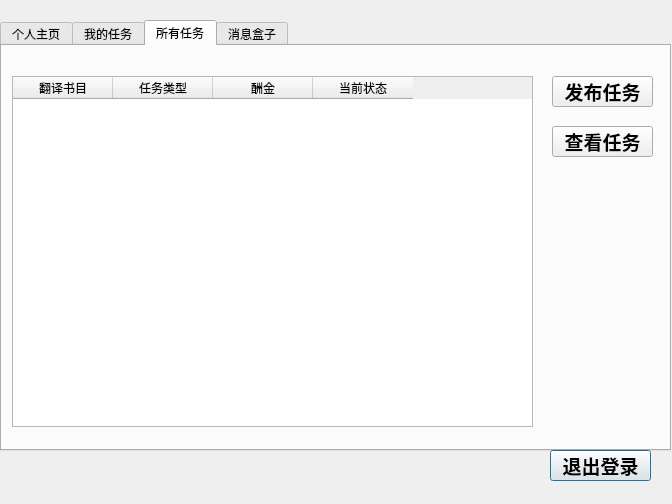
<?xml version="1.0" encoding="UTF-8"?>
<ui version="4.0">
 <class>MainUse</class>
 <widget class="QDialog" name="MainUse">
  <property name="geometry">
   <rect>
    <x>0</x>
    <y>0</y>
    <width>672</width>
    <height>504</height>
   </rect>
  </property>
  <property name="windowTitle">
   <string>Dialog</string>
  </property>
  <widget class="QPushButton" name="pushButton">
   <property name="geometry">
    <rect>
     <x>550</x>
     <y>450</y>
     <width>101</width>
     <height>31</height>
    </rect>
   </property>
   <property name="font">
    <font>
     <pointsize>14</pointsize>
     <weight>75</weight>
     <bold>true</bold>
    </font>
   </property>
   <property name="text">
    <string>退出登录</string>
   </property>
  </widget>
  <widget class="QTabWidget" name="tabWidget_2">
   <property name="geometry">
    <rect>
     <x>0</x>
     <y>20</y>
     <width>671</width>
     <height>431</height>
    </rect>
   </property>
   <property name="currentIndex">
    <number>2</number>
   </property>
   <property name="iconSize">
    <size>
     <width>16</width>
     <height>16</height>
    </size>
   </property>
   <property name="usesScrollButtons">
    <bool>true</bool>
   </property>
   <property name="documentMode">
    <bool>false</bool>
   </property>
   <property name="tabsClosable">
    <bool>false</bool>
   </property>
   <property name="movable">
    <bool>false</bool>
   </property>
   <property name="tabBarAutoHide">
    <bool>false</bool>
   </property>
   <widget class="QWidget" name="tab_4">
    <attribute name="title">
     <string>个人主页</string>
    </attribute>
    <widget class="QGroupBox" name="groupBox">
     <property name="geometry">
      <rect>
       <x>0</x>
       <y>70</y>
       <width>281</width>
       <height>261</height>
      </rect>
     </property>
     <property name="font">
      <font>
       <pointsize>12</pointsize>
      </font>
     </property>
     <property name="title">
      <string>账户信息</string>
     </property>
     <widget class="QLabel" name="label">
      <property name="geometry">
       <rect>
        <x>10</x>
        <y>30</y>
        <width>61</width>
        <height>41</height>
       </rect>
      </property>
      <property name="font">
       <font>
        <pointsize>14</pointsize>
        <weight>75</weight>
        <bold>true</bold>
       </font>
      </property>
      <property name="text">
       <string>账号：</string>
      </property>
     </widget>
     <widget class="QLabel" name="label_2">
      <property name="geometry">
       <rect>
        <x>10</x>
        <y>60</y>
        <width>111</width>
        <height>81</height>
       </rect>
      </property>
      <property name="font">
       <font>
        <pointsize>14</pointsize>
        <weight>75</weight>
        <bold>true</bold>
       </font>
      </property>
      <property name="text">
       <string>积分：</string>
      </property>
     </widget>
     <widget class="QLabel" name="label_3">
      <property name="geometry">
       <rect>
        <x>10</x>
        <y>110</y>
        <width>101</width>
        <height>81</height>
       </rect>
      </property>
      <property name="font">
       <font>
        <pointsize>14</pointsize>
        <weight>75</weight>
        <bold>true</bold>
       </font>
      </property>
      <property name="text">
       <string>资质：</string>
      </property>
     </widget>
     <widget class="QLabel" name="label_4">
      <property name="geometry">
       <rect>
        <x>9</x>
        <y>181</y>
        <width>91</width>
        <height>41</height>
       </rect>
      </property>
      <property name="font">
       <font>
        <pointsize>14</pointsize>
        <weight>75</weight>
        <bold>true</bold>
       </font>
      </property>
      <property name="text">
       <string>余额：</string>
      </property>
     </widget>
     <widget class="QLabel" name="lusename">
      <property name="geometry">
       <rect>
        <x>80</x>
        <y>30</y>
        <width>191</width>
        <height>41</height>
       </rect>
      </property>
      <property name="font">
       <font>
        <pointsize>14</pointsize>
       </font>
      </property>
      <property name="text">
       <string/>
      </property>
     </widget>
     <widget class="QLabel" name="lpoint">
      <property name="geometry">
       <rect>
        <x>80</x>
        <y>79</y>
        <width>201</width>
        <height>41</height>
       </rect>
      </property>
      <property name="font">
       <font>
        <pointsize>14</pointsize>
       </font>
      </property>
      <property name="text">
       <string/>
      </property>
     </widget>
     <widget class="QLabel" name="lqualification">
      <property name="geometry">
       <rect>
        <x>80</x>
        <y>130</y>
        <width>191</width>
        <height>41</height>
       </rect>
      </property>
      <property name="font">
       <font>
        <pointsize>14</pointsize>
       </font>
      </property>
      <property name="text">
       <string/>
      </property>
     </widget>
     <widget class="QLabel" name="lbalance">
      <property name="geometry">
       <rect>
        <x>80</x>
        <y>180</y>
        <width>191</width>
        <height>41</height>
       </rect>
      </property>
      <property name="font">
       <font>
        <pointsize>14</pointsize>
       </font>
      </property>
      <property name="text">
       <string/>
      </property>
     </widget>
    </widget>
    <widget class="QTabWidget" name="tabWidget">
     <property name="geometry">
      <rect>
       <x>290</x>
       <y>70</y>
       <width>381</width>
       <height>261</height>
      </rect>
     </property>
     <property name="font">
      <font>
       <pointsize>14</pointsize>
       <weight>75</weight>
       <bold>true</bold>
      </font>
     </property>
     <property name="currentIndex">
      <number>0</number>
     </property>
     <widget class="QWidget" name="tab">
      <property name="font">
       <font>
        <pointsize>14</pointsize>
        <weight>75</weight>
        <bold>true</bold>
       </font>
      </property>
      <attribute name="title">
       <string>账户充值</string>
      </attribute>
      <widget class="QLabel" name="label_5">
       <property name="geometry">
        <rect>
         <x>30</x>
         <y>50</y>
         <width>111</width>
         <height>41</height>
        </rect>
       </property>
       <property name="text">
        <string>充值金额：</string>
       </property>
      </widget>
      <widget class="QLineEdit" name="lineEdit">
       <property name="geometry">
        <rect>
         <x>143</x>
         <y>50</y>
         <width>131</width>
         <height>41</height>
        </rect>
       </property>
      </widget>
      <widget class="QPushButton" name="pushButton_2">
       <property name="geometry">
        <rect>
         <x>130</x>
         <y>130</y>
         <width>101</width>
         <height>31</height>
        </rect>
       </property>
       <property name="text">
        <string>确认充值</string>
       </property>
      </widget>
     </widget>
     <widget class="QWidget" name="tab_2">
      <attribute name="title">
       <string>余额提现</string>
      </attribute>
      <widget class="QLabel" name="label_6">
       <property name="geometry">
        <rect>
         <x>30</x>
         <y>54</y>
         <width>131</width>
         <height>31</height>
        </rect>
       </property>
       <property name="text">
        <string>提现余额：</string>
       </property>
      </widget>
      <widget class="QLineEdit" name="lineEdit_2">
       <property name="geometry">
        <rect>
         <x>143</x>
         <y>50</y>
         <width>131</width>
         <height>41</height>
        </rect>
       </property>
      </widget>
      <widget class="QPushButton" name="pushButton_3">
       <property name="geometry">
        <rect>
         <x>130</x>
         <y>130</y>
         <width>101</width>
         <height>31</height>
        </rect>
       </property>
       <property name="text">
        <string>确认提现</string>
       </property>
      </widget>
     </widget>
     <widget class="QWidget" name="tab_3">
      <attribute name="title">
       <string>修改密码</string>
      </attribute>
      <widget class="QLabel" name="label_7">
       <property name="geometry">
        <rect>
         <x>44</x>
         <y>33</y>
         <width>111</width>
         <height>41</height>
        </rect>
       </property>
       <property name="text">
        <string>新密码：</string>
       </property>
      </widget>
      <widget class="QLabel" name="label_8">
       <property name="geometry">
        <rect>
         <x>20</x>
         <y>80</y>
         <width>121</width>
         <height>51</height>
        </rect>
       </property>
       <property name="text">
        <string>确认密码：</string>
       </property>
      </widget>
      <widget class="QLineEdit" name="lineEdit_3">
       <property name="geometry">
        <rect>
         <x>140</x>
         <y>40</y>
         <width>151</width>
         <height>31</height>
        </rect>
       </property>
      </widget>
      <widget class="QLineEdit" name="lineEdit_4">
       <property name="geometry">
        <rect>
         <x>141</x>
         <y>90</y>
         <width>151</width>
         <height>31</height>
        </rect>
       </property>
      </widget>
      <widget class="QPushButton" name="pushButton_4">
       <property name="geometry">
        <rect>
         <x>120</x>
         <y>150</y>
         <width>101</width>
         <height>31</height>
        </rect>
       </property>
       <property name="text">
        <string>修 改</string>
       </property>
      </widget>
     </widget>
    </widget>
   </widget>
   <widget class="QWidget" name="tab_5">
    <attribute name="title">
     <string>我的任务</string>
    </attribute>
   </widget>
   <widget class="QWidget" name="tab_6">
    <attribute name="title">
     <string>所有任务</string>
    </attribute>
    <widget class="QPushButton" name="pushButton_5">
     <property name="geometry">
      <rect>
       <x>550</x>
       <y>30</y>
       <width>101</width>
       <height>31</height>
      </rect>
     </property>
     <property name="font">
      <font>
       <pointsize>14</pointsize>
       <weight>75</weight>
       <bold>true</bold>
      </font>
     </property>
     <property name="text">
      <string>发布任务</string>
     </property>
    </widget>
    <widget class="QTableWidget" name="tableWidget">
     <property name="geometry">
      <rect>
       <x>10</x>
       <y>30</y>
       <width>521</width>
       <height>351</height>
      </rect>
     </property>
     <column>
      <property name="text">
       <string>翻译书目</string>
      </property>
     </column>
     <column>
      <property name="text">
       <string>任务类型</string>
      </property>
     </column>
     <column>
      <property name="text">
       <string>酬金</string>
      </property>
     </column>
     <column>
      <property name="text">
       <string>当前状态</string>
      </property>
     </column>
    </widget>
    <widget class="QPushButton" name="pushButton_6">
     <property name="geometry">
      <rect>
       <x>550</x>
       <y>80</y>
       <width>101</width>
       <height>31</height>
      </rect>
     </property>
     <property name="font">
      <font>
       <pointsize>14</pointsize>
       <weight>75</weight>
       <bold>true</bold>
      </font>
     </property>
     <property name="text">
      <string>查看任务</string>
     </property>
    </widget>
   </widget>
   <widget class="QWidget" name="tab_7">
    <attribute name="title">
     <string>消息盒子</string>
    </attribute>
   </widget>
  </widget>
 </widget>
 <resources/>
 <connections/>
</ui>
